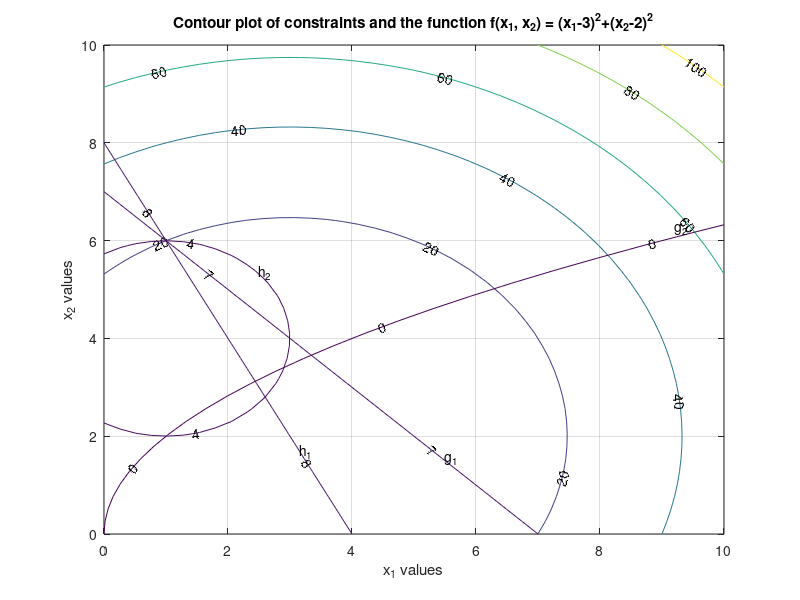

MATLAB code to generate this figure:
% A computer program to generate the contour plot of the objective function
% and all constraints
x1=linspace(0,10,40);
x2=linspace(0,10,40);
[x1,x2]=meshgrid(x1,x2); % generates the mesh grid
f = (x1-3).^2+(x2-2).^2; % objective function which needs to be minimized
v = [20; 40; 60; 80; 100];
[c, h] = contour(x1, x2, f, v); % contour(...) plots the contour of the 
                                % provided function at provided values
grid on
xlabel('x_{1} values')
ylabel('x_{2} values')
title('Contour plot of constraints and the function f(x_{1}, x_{2}) = (x_{1}-3)^2+(x_{2}-2)^2')
clabel(c,h); % labels the contour
hold on

a = [8 8];
h1 = 2*x1+x2; % constraint h1
[p, q] = contour(x1, x2, h1, a); % 'a' is a vector which tells the function to plot the contour at provided values
clabel(p,q)
text(3.15, 1.7, 'h_{1}') % writes the provided text on the specified location

b = [4 4];
h2 = (x1-1).^2+(x2-4).^2; % constraint h2
[r, s] = contour(x1, x2, h2, b);
clabel(r,s)
text(2.5, 5.35, 'h_{2}')

c = [7 7];
g1 = x1+x2; % constraint g1
[t, u] = contour(x1, x2, g1, c);
clabel(t,u)
text(5.5, 1.55, 'g_{1}')

d = [0 0];
g2 = x1-0.25.*x2.^2; % constraint g2
[v, w] = contour(x1, x2, g2, d);
clabel(v,w)
text(9.2, 6.25, 'g_{2}')
